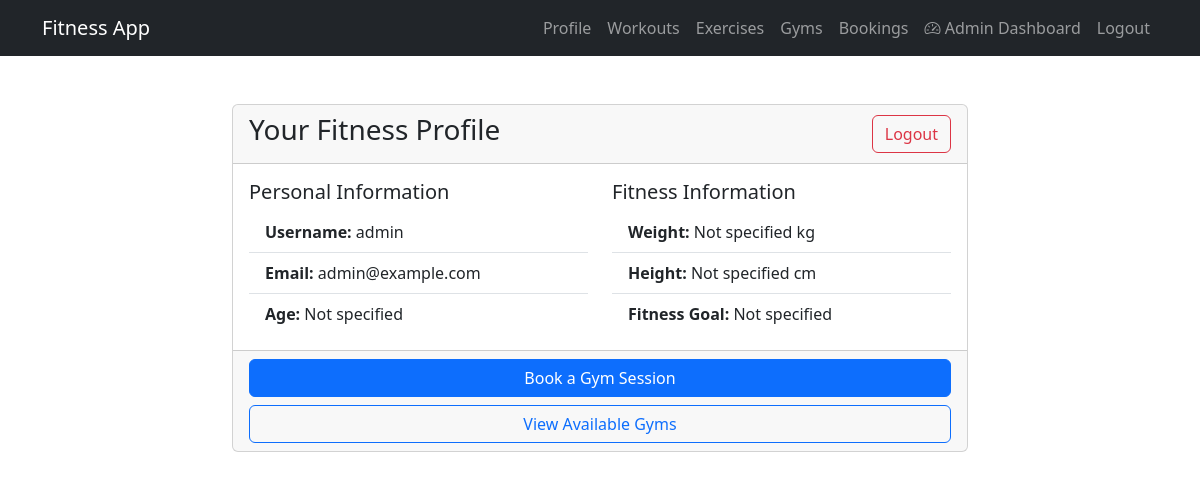
The app's page /profile (signed in) with its own data.
### app/models.py (models this page shows, shortened)
class User(UserMixin, db.Model):
    id = db.Column(db.Integer, primary_key=True)
    username = db.Column(db.String(150), unique=True, nullable=False)
    email = db.Column(db.String(150), unique=True, nullable=False)
    password_hash = db.Column(db.String(150))
    age = db.Column(db.Integer)
    weight = db.Column(db.Float)
    height = db.Column(db.Float)
    fitness_goal = db.Column(db.String(150))
    is_admin = db.Column(db.Boolean, default=False)
    is_active = db.Column(db.Boolean, default=True)
    created_at = db.Column(db.DateTime, default=datetime.utcnow)
    workouts = db.relationship('Workout', backref='user', lazy=True)

### app/routes.py (the view)
@main.route('/profile')
@login_required
def profile():
    return render_template('profile.html', user=current_user)

### app/models.py (called while the page is built)
@login_manager.user_loader
def load_user(user_id):
    return User.query.get(int(user_id))

### app/templates/profile.html
{% extends "base.html" %}
{% block content %}
<div class="container mt-5">
    <div class="row justify-content-center">
        <div class="col-md-8">
            <div class="card">
                <div class="card-header d-flex justify-content-between align-items-center">
                    <h3>Your Fitness Profile</h3>
                    <a href="{{ url_for('main.logout') }}" class="btn btn-outline-danger">Logout</a>
                </div>
                <div class="card-body">
                    <div class="row">
                        <div class="col-md-6">
                            <h5>Personal Information</h5>
                            <ul class="list-group list-group-flush">
                                <li class="list-group-item">
                                    <strong>Username:</strong> {{ user.username }}
                                </li>
                                <li class="list-group-item">
                                    <strong>Email:</strong> {{ user.email }}
                                </li>
                                <li class="list-group-item">
                                    <strong>Age:</strong> {{ user.age if user.age else 'Not specified' }}
                                </li>
                            </ul>
                        </div>
                        <div class="col-md-6">
                            <h5>Fitness Information</h5>
                            <ul class="list-group list-group-flush">
                                <li class="list-group-item">
                                    <strong>Weight:</strong> {{ user.weight if user.weight else 'Not specified' }} kg
                                </li>
                                <li class="list-group-item">
                                    <strong>Height:</strong> {{ user.height if user.height else 'Not specified' }} cm
                                </li>
                                <li class="list-group-item">
                                    <strong>Fitness Goal:</strong> {{ user.fitness_goal if user.fitness_goal else 'Not specified' }}
                                </li>
                            </ul>
                        </div>
                    </div>
                </div>
                <div class="card-footer">
                    <div class="d-grid gap-2">
                        <a href="{{ url_for('main.booking') }}" class="btn btn-primary">Book a Gym Session</a>
                        <a href="{{ url_for('main.gyms') }}" class="btn btn-outline-primary">View Available Gyms</a>
                    </div>
                </div>
            </div>
        </div>
    </div>
</div>
{% endblock %}

### records on screen
User: username "admin", email "admin@example.com", age "Not specified", weight "Not specified", height "Not specified", fitness_goal "Not specified"
